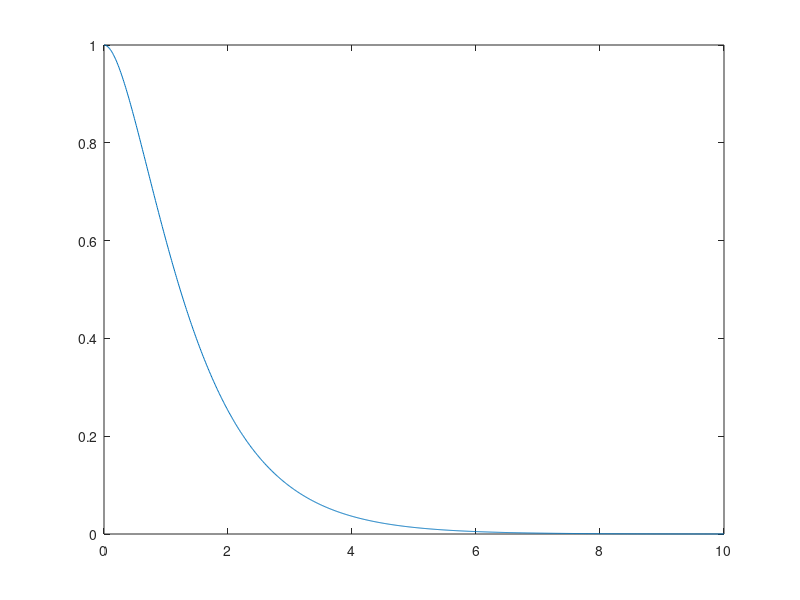
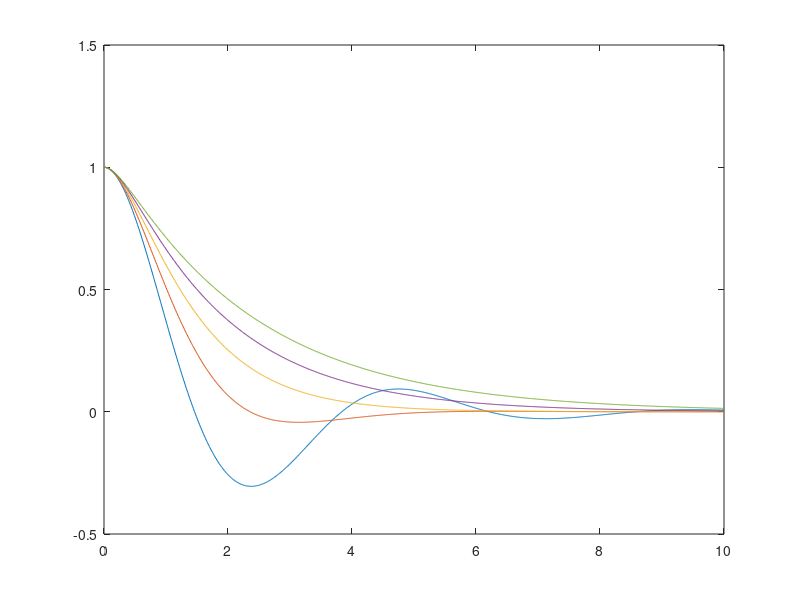

Recreate these plots in MATLAB, in order. (Note: this script raises an error after producing the figures.)
%% Pratica Relatório no. 5
%
% Nome: Lucas de Souza Pelegrina
%
%% Etapa 1. Solucao Homogenea - A)
clear all; clc; close all

C = 1/2;
R = 3;
L = 1;

p = roots([1 R/L 1/(L*C)])

c1 = p(2)/(p(2)-p(1))
c2 = p(1)/(p(1)-p(2))

t = 0:0.01:10;

e = c1*exp(p(1)*t)+c2*exp(p(2)*t);
plot(t,e)

%% Etapa 1. Solucao Homogenea - B)

R2 = 1:1:5;
figure 
for i = 1:length(R2)
    p = roots([1 R2(i)/L 1/(L*C)]);
    c1 = p(2)/(p(2)-p(1));
    c2 = p(1)/(p(1)-p(2));
    eo = c1*exp(p(1)*t)+c2*exp(p(2)*t);
    plot(t,eo)
    hold on
end

%% Etapa 2. Resposta completa - A)
clear all; clc; close all

T = 0:1/32:4;
T2 = 0:1/32:8;

h = 0.1*exp(-5.*T);

x = 0.1.*g;

y = conv(h,x);

figure
subplot(3,1,1)
plot(T,x)
title('x(T)','Interpreter','latex')
xlabel('Tempo[s]')
ylabel('Amplitude[cm]')
grid

subplot(3,1,2)
plot(T,h)
title('h(T)','Interpreter','latex')
xlabel('Tempo[s]')
ylabel('Amplitude[cm]')
grid

subplot(3,1,3)
plot(T2,y)
title('y(T)','Interpreter','latex')
xlabel('Tempo[s]')
ylabel('Amplitude[cm]')
grid


%% Etapa 2. Resposta completa - B)

X = 10.*g.*sin(16.*T);

Y = conv(X,h);

figure
subplot(3,1,1)
plot(T,X)
title('X(T)','Interpreter','latex')
xlabel('Tempo[s]')
ylabel('Amplitude[cm]')
grid

subplot(3,1,2)
plot(T,h)
title('h(T)','Interpreter','latex')
xlabel('Tempo[s]')
ylabel('Amplitude[cm]')
grid

subplot(3,1,3)
plot(T2,Y)
title('Y(T)','Interpreter','latex')
xlabel('Tempo[s]')
ylabel('Amplitude[cm]')
grid
